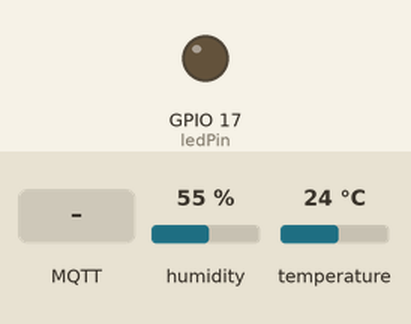
A program run on a simulated ESP32. Shown: output pins drawn as LEDs (lit = HIGH). The test bench sets the inputs (shaded band); at power-on: humidity 55 %, temperature 24 °C. WiFi joins after 1.5 s; servers stay silent unless stated; no MQTT or app messages arrive unless stated; what the program prints to the serial monitor is not drawn.

Above: at 2.7 s.
2.8 s: MQTT message "on" arrives on the first subscribed topic
At 7.0 s:
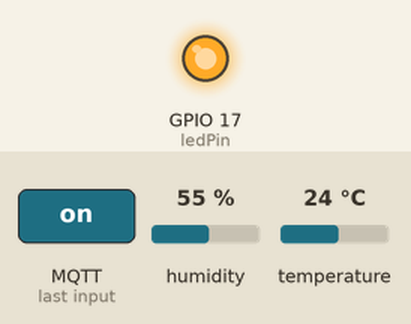
13.0 s: MQTT message "off" arrives on the first subscribed topic
At 17.1 s:
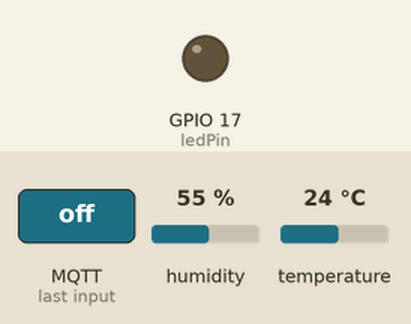
Timing chart, 0 to 18.6 s (numbered marks = the images above; inputs shaded):
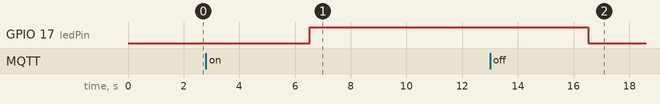

The program:

main.cpp
```cpp
/*********

  Jose Tovar
  14/01/2024

*********/
#include <freertos/FreeRTOS.h>
#include <freertos/task.h>
#include <freertos/queue.h>
#include <WiFi.h>
#include <PubSubClient.h>
#include <Wire.h>
#include <Adafruit_BME280.h>
#include <Adafruit_Sensor.h>
#include <wifi_credentials.h>

// Add your MQTT Broker IP address, example:
//const char* mqtt_server = "192.168.1.144";
//const char* mqtt_server = "192.168.1.101";
const char* mqtt_server = "192.168.1.106";
//const char* mqtt_server = "192.168.224.64";

WiFiClient espClient;
PubSubClient client(espClient);
long lastMsg = 0;
char msg[50];
int value = 0;

//Estructura de 2 flotantes para temp&hum
struct BMEData {
  float temperature;
  float humidity;
};

//Handle de la Cola
QueueHandle_t xQueue;
QueueHandle_t dataQueue;

//Handle de tareas
TaskHandle_t xHandle_mqttTask;
TaskHandle_t xHandle_readBMETask;

//uncomment the following lines if you're using SPI
/*#include <SPI.h>
#define BME_SCK 18
#define BME_MISO 19
#define BME_MOSI 23
#define BME_CS 5*/

Adafruit_BME280 bme; // I2C
//Adafruit_BME280 bme(BME_CS); // hardware SPI
//Adafruit_BME280 bme(BME_CS, BME_MOSI, BME_MISO, BME_SCK); // software SPI
float temperature = 0;
float humidity = 0;

// LED Pin
const int ledPin = 17;

void temp_hum_setup(void){
  // Inicializacion de sensor BME280
    while(!bme.begin(0x76))
    {
      Serial.println("No se encontro el sensor BME280!");
      while (1)
      {
        delay(10);
      }
    }
}

void readBMETask(void *parameter){
  while (true) {
    //Crea una estructura de tipo BMEData
    BMEData data1;

    //Lee los valores del sensor y los guarda en la estructura
    data1.humidity = bme.readHumidity();
    data1.temperature = bme.readTemperature();

    //Envia los datos a la cola dataQueue
    xQueueSend(dataQueue, &data1, portMAX_DELAY);

    //Delay for 5 seconds
    vTaskDelay(5000 / portTICK_PERIOD_MS);
  }
}

void setup_wifi() {
  delay(10);
  // We start by connecting to a WiFi network
  Serial.println();
  Serial.print("Connecting to ");
  Serial.println(ssid);

  WiFi.begin(ssid, password);

  while (WiFi.status() != WL_CONNECTED) {
    delay(500);
    Serial.print(".");
  }

  Serial.println("");
  Serial.println("WiFi connected");
  Serial.println("IP address: ");
  Serial.println(WiFi.localIP());
}

void callback(char* topic, byte* message, unsigned int length) {
  Serial.print("Message arrived on topic: ");
  Serial.print(topic);
  Serial.print(". Message: ");
  String messageTemp;

  for (int i = 0; i < length; i++) {
    Serial.print((char)message[i]);
    messageTemp += (char)message[i];
  }
  Serial.println();

  // Feel free to add more if statements to control more GPIOs with MQTT

  // If a message is received on the topic esp32/output, you check if the message is either "on" or "off".
  // Changes the output state according to the message
  if (String(topic) == "esp32/output") {
    Serial.print("Changing output to ");
    if(messageTemp == "on"){
      Serial.println("on");
      digitalWrite(ledPin, HIGH);
    }
    else if(messageTemp == "off"){
      Serial.println("off");
      digitalWrite(ledPin, LOW);
    }
  }
}

void reconnect() {
  // Loop until we're reconnected
  while (!client.connected()) {
    Serial.print("Attempting MQTT connection...");
    // Attempt to connect
    if (client.connect("ESP32Client")) {
      Serial.println("connected");
      // Subscribe
      client.subscribe("esp32/output");
    } else {
      Serial.print("failed, rc=");
      Serial.print(client.state());
      Serial.println(" try again in 5 seconds");
      // Wait 5 seconds before retrying
      vTaskDelay(10000/portTICK_PERIOD_MS);
    }
  }
}

void mqttTask(void *pvParameters){
  while(true)
  {
      if (!client.connected())
    {
      reconnect();
    }
    client.loop();

    //Recibe la data de la cola y la guarda en una nueva estructura
    BMEData data;
    xQueueReceive(dataQueue, &data, portMAX_DELAY);

    long now = millis();
    if (now - lastMsg > 5000)
    {
      lastMsg = now;

      // Temperature in Celsius
      //temperature = bme.readTemperature();
      temperature = data.temperature;
      // Uncomment the next line to set temperature in Fahrenheit
      // (and comment the previous temperature line)
      //temperature = 1.8 * bme.readTemperature() + 32; // Temperature in Fahrenheit

      // Convert the value to a char array
      char tempString[8];
      dtostrf(temperature, 1, 2, tempString);
      //Imprime por serial y publica al topico
      Serial.print("Temperature: ");
      Serial.println(tempString);
      client.publish("esp32/temperature", tempString);

      //humidity = bme.readHumidity();
      humidity = data.humidity;

      // Convert the value to a char array
      char humString[8];
      dtostrf(humidity, 1, 2, humString);
      //Imprime por serial y publica al topico
      Serial.print("Humidity: ");
      Serial.println(humString);
      client.publish("esp32/humidity", humString);
    }
  }
}

void setup() {
  Serial.begin(115200);
  // default settings
  // (you can also pass in a Wire library object like &Wire2)
  //status = bme.begin();

  //Creacion de las colas
  dataQueue = xQueueCreate(2, sizeof(BMEData));

  temp_hum_setup();
  setup_wifi();
  client.setServer(mqtt_server, 1883);
  client.setCallback(callback);

  pinMode(ledPin, OUTPUT);
  //Creacion de tareas

  //Tareas a ejecutarse en el Nucleo 1 (lectura de hum y temp)
  xTaskCreatePinnedToCore(readBMETask, "readBMETask", 1024*2, NULL, 1, &xHandle_readBMETask, 1);
  xTaskCreatePinnedToCore(mqttTask, "mqttTask", 1024*2, NULL, 1, &xHandle_mqttTask, 1);
}

void loop() {
 //No hacer nada
}
```

wifi_credentials.h
```cpp
#ifndef WIFI_CREDENTIALS_H
#define WIFI_CREDENTIALS_H

//Parametros para conexion WiFi
const char* ssid     = "JET Home";
const char* password = "chemundo300665";

// const char* ssid     = "A11 JATB";
// const char* password = "chinowifi";

// const char* ssid     = "lide";
// const char* password = "eie-lide*";

// const char* ssid     = "decc";
// const char* password = "MelchorCentenoVallenilla*";

#endif // WIFI_CREDENTIALS_H
```

Measured:
- after the input at 2.8 s, GPIO 17 (ledPin): LOW → HIGH after 3.7 s
- after the input at 13.0 s, GPIO 17 (ledPin): HIGH → LOW after 3.5 s
